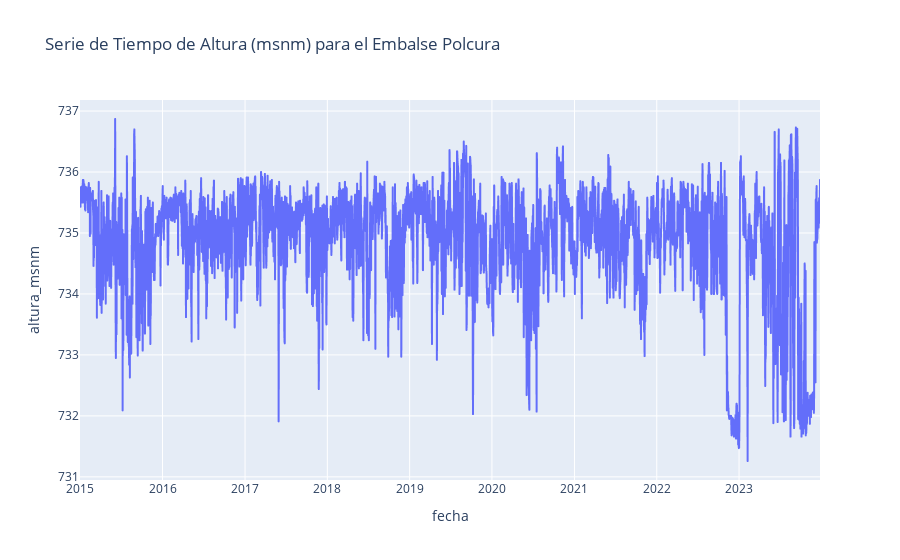

The cell this chart's notebook holds for it:
### Markdown cell above
### Embalse Polcura

### Code cell
# Asegúrate de que 'fecha' es una columna de tipo datetime
df_embalse_9['fecha'] = pd.to_datetime(df_embalse_9['fecha'])

# Crear un gráfico de línea para la serie de tiempo
fig = px.line(df_embalse_9, x='fecha', y='altura_msnm', title='Serie de Tiempo de Altura (msnm) para el Embalse Polcura')

# Mostrar el gráfico
fig.show()

### Figure 1 — Plotly figure (JSON) as saved in the notebook; plotly's stock layout.template omitted (floating-point values rounded to 4 significant figures; data arrays with more than 128 entries replaced by an {"elided": "..."} marker saying what was removed)
{"data": [{"hovertemplate": "fecha=%{x}<br>altura_msnm=%{y}<extra></extra>", "legendgroup": "", "line": {"color": "#636efa", "dash": "solid"}, "marker": {"symbol": "circle"}, "mode": "lines", "name": "", "showlegend": false, "type": "scattergl", "x": {"elided": "3282 str values"}, "xaxis": "x", "y": {"elided": "3282 float values"}, "yaxis": "y"}], "layout": {"legend": {"tracegroupgap": 0}, "title": {"text": "Serie de Tiempo de Altura (msnm) para el Embalse Polcura"}, "xaxis": {"anchor": "y", "domain": [0, 1], "title": {"text": "fecha"}}, "yaxis": {"anchor": "x", "domain": [0, 1], "title": {"text": "altura_msnm"}}}}
